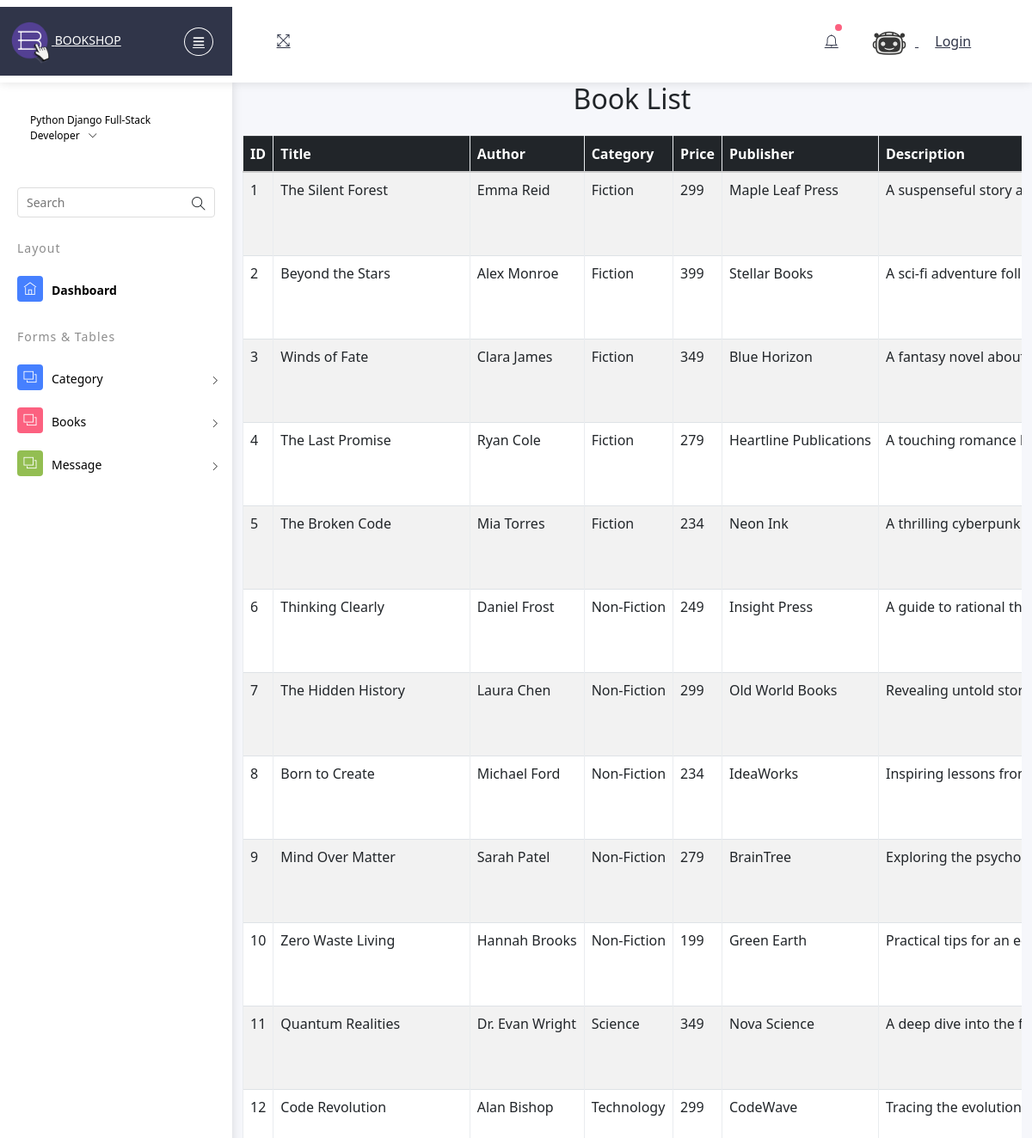
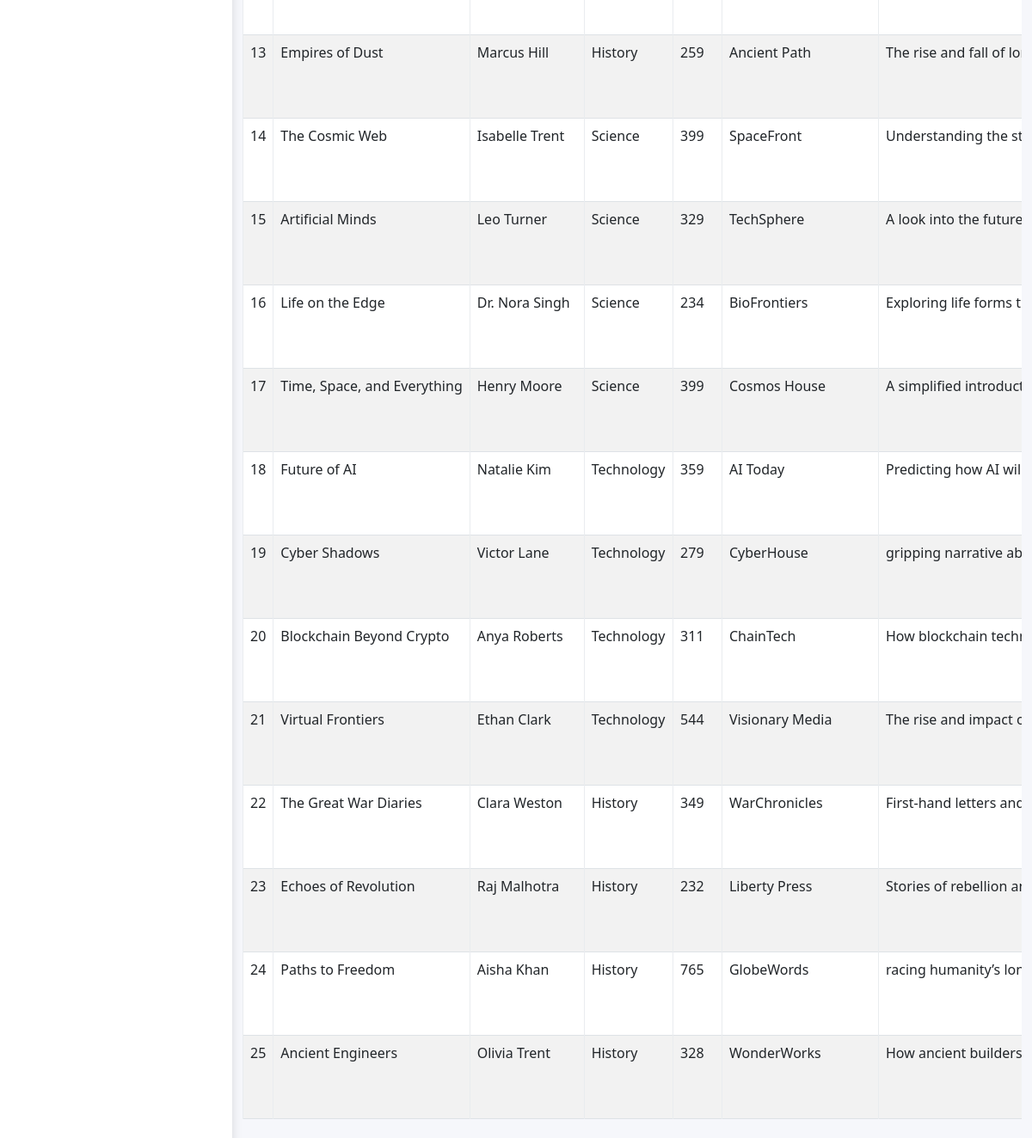
/book_shop_admin/display_book/, run on the app's committed database (2 pictures, top to bottom).
### admin_app/models.py (models this page shows)
class BookDB(models.Model):
    title = models.CharField(max_length=15,null=True,blank=True)
    author = models.CharField(max_length=15,null=True,blank=True)
    category = models.CharField(max_length=15,null=True,blank=True)
    price = models.IntegerField(null=True,blank=True)
    publisher = models.CharField(max_length=15,null=True,blank=True)
    description = models.TextField(null=True,blank=True)
    cover_image = models.ImageField(upload_to='img/',null=True,blank=True)

### admin_app/views.py (the view)
# urls.py: path('display_book/', views.display_book, name='display_book'),
def display_book(request):
    data = BookDB.objects.all()
    return render(request,"display_book.html",{'data':data})

### admin_app/templates/display_book.html (shortened to what this page needs)
<!DOCTYPE html>
{% extends 'index.html' %}
{% block content %}
<html lang="en">
<head>
  <link href="https://cdn.jsdelivr.net/npm/bootstrap@5.3.0/dist/css/bootstrap.min.css" rel="stylesheet">
</head>
<body class="bg-light">
<div class="container mt-5">
  <h2 class="text-center mb-4">Book List</h2>
   <div class="table-responsive">
  <table class="table table-bordered table-striped">
    <thead class="table-dark">
      <tr>
        <th>ID</th>
        <th>Title</th>
        <th>Author</th>
        <th>Category</th>
        <th>Price</th>
        <th>Publisher</th>
        <th>Description</th>
      </tr>
    </thead>
    <tbody>
      {% for i in data %}
      <tr>
        <td>{{ i.id }}</td>
        <td>{{ i.title }}</td>
        <td>{{ i.author }}</td>
        <td>{{ i.category }}</td>
        <td>{{ i.price }}</td>
        <td>{{ i.publisher }}</td>
        <td>{{ i.description }}</td>
      </tr>
      {% endfor %}
    </tbody>
  </table>
   </div>
</div>
</body>
</html>
{% endblock %}

### data on the page
BookDB: id "1", title "The Silent Forest", author "Emma Reid", category "Fiction", price "299", publisher "Maple Leaf Press", description "A suspenseful story…"
BookDB: id "2", title "Beyond the Stars", author "Alex Monroe", category "Fiction", price "399", publisher "Stellar Books", description "A sci-fi adventure…"
BookDB: id "3", title "Winds of Fate", author "Clara James", category "Fiction", price "349", publisher "Blue Horizon", description "A fantasy novel…"
BookDB: id "4", title "The Last Promise", author "Ryan Cole", category "Fiction", price "279", publisher "Heartline Publications", description "A touching romance…"
BookDB: id "5", title "The Broken Code", author "Mia Torres", category "Fiction", price "234", publisher "Neon Ink", description "A thrilling cyberpunk…"
BookDB: id "6", title "Thinking Clearly", author "Daniel Frost", category "Non-Fiction", price "249", publisher "Insight Press", description "A guide to rational…"
BookDB: id "7", title "The Hidden History", author "Laura Chen", category "Non-Fiction", price "299", publisher "Old World Books", description "Revealing untold…"
BookDB: id "8", title "Born to Create", author "Michael Ford", category "Non-Fiction", price "234", publisher "IdeaWorks", description "Inspiring lessons…"
BookDB: id "9", title "Mind Over Matter", author "Sarah Patel", category "Non-Fiction", price "279", publisher "BrainTree", description "Exploring the…"
BookDB: id "10", title "Zero Waste Living", author "Hannah Brooks", category "Non-Fiction", price "199", publisher "Green Earth", description "Practical tips for an…"
BookDB: id "11", title "Quantum Realities", author "Dr. Evan Wright", category "Science", price "349", publisher "Nova Science", description "A deep dive into the…"
BookDB: id "12", title "Code Revolution", author "Alan Bishop", category "Technology", price "299", publisher "CodeWave", description "Tracing the evolution…"
BookDB: id "13", title "Empires of Dust", author "Marcus Hill", category "History", price "259", publisher "Ancient Path", description "The rise and fall of…"
BookDB: id "14", title "The Cosmic Web", author "Isabelle Trent", category "Science", price "399", publisher "SpaceFront", description "Understanding the…"
BookDB: id "15", title "Artificial Minds", author "Leo Turner", category "Science", price "329", publisher "TechSphere", description "A look into the future…"
BookDB: id "16", title "Life on the Edge", author "Dr. Nora Singh", category "Science", price "234", publisher "BioFrontiers", description "Exploring life forms…"
BookDB: id "17", title "Time, Space, and Everything", author "Henry Moore", category "Science", price "399", publisher "Cosmos House", description "A simplified…"
BookDB: id "18", title "Future of AI", author "Natalie Kim", category "Technology", price "359", publisher "AI Today", description "Predicting how AI…"
BookDB: id "19", title "Cyber Shadows", author "Victor Lane", category "Technology", price "279", publisher "CyberHouse", description "gripping narrative…"
BookDB: id "20", title "Blockchain Beyond Crypto", author "Anya Roberts", category "Technology", price "311", publisher "ChainTech", description "How blockchain…"
BookDB: id "21", title "Virtual Frontiers", author "Ethan Clark", category "Technology", price "544", publisher "Visionary Media", description "The rise and impact…"
BookDB: id "22", title "The Great War Diaries", author "Clara Weston", category "History", price "349", publisher "WarChronicles", description "First-hand letters…"
BookDB: id "23", title "Echoes of Revolution", author "Raj Malhotra", category "History", price "232", publisher "Liberty Press", description "Stories of rebellion…"
BookDB: id "24", title "Paths to Freedom", author "Aisha Khan", category "History", price "765", publisher "GlobeWords", description "racing humanity’s…"
BookDB: id "25", title "Ancient Engineers", author "Olivia Trent", category "History", price "328", publisher "WonderWorks", description "How ancient builders…"
